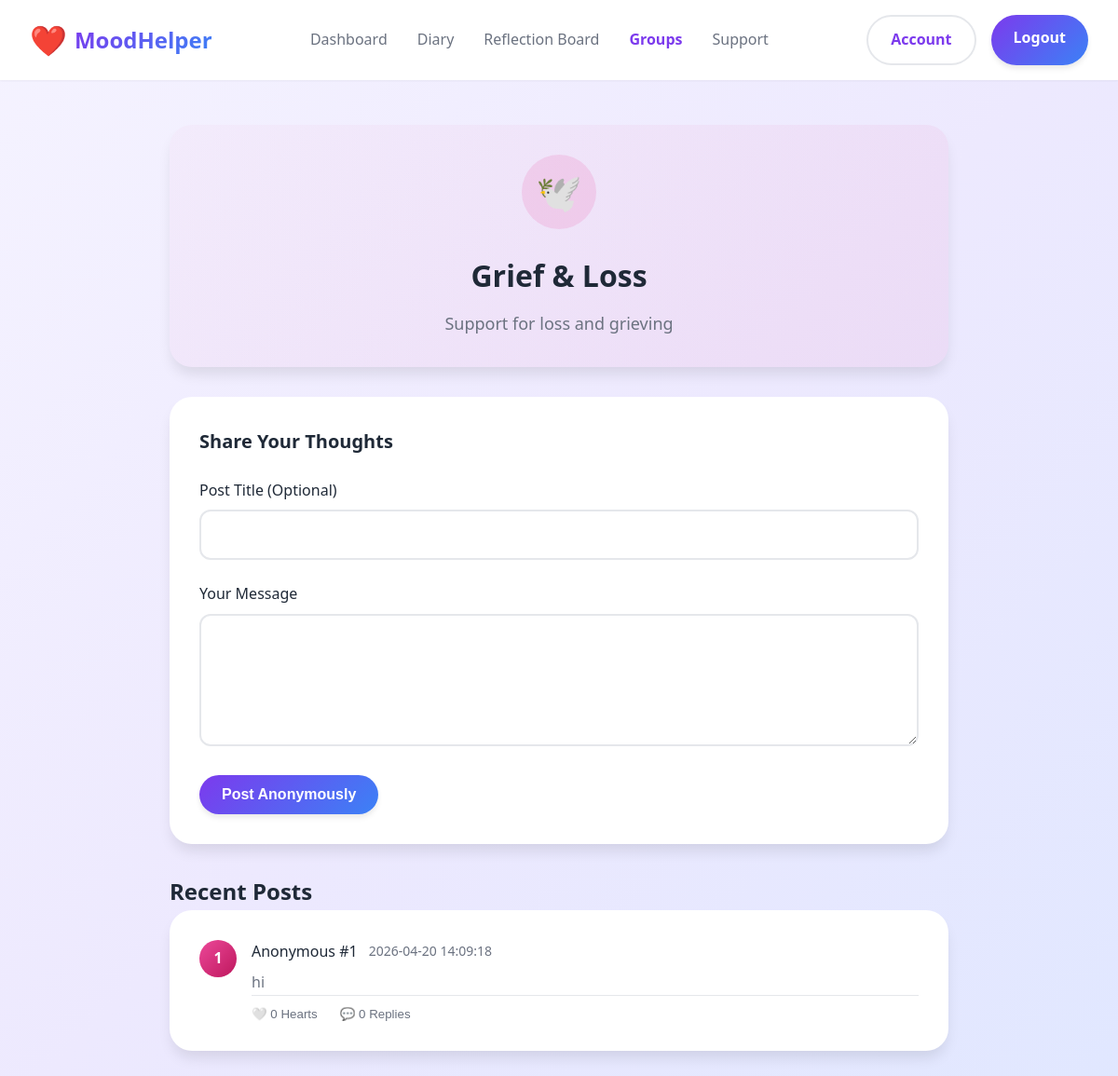
Screenshot of /group.php?id=2 (signed in) with the database file from the repository.
### tables this page shows
CREATE TABLE IF NOT EXISTS `user_groups` (
  `group_id` int NOT NULL AUTO_INCREMENT,
  `name` varchar(100) NOT NULL,
  `description` text,
  `icon` varchar(50) DEFAULT NULL,
  PRIMARY KEY (`group_id`)
);

CREATE TABLE IF NOT EXISTS `group_posts` (
  `post_id` int NOT NULL AUTO_INCREMENT,
  `group_id` int NOT NULL,
  `user_id` int NOT NULL,
  `title` varchar(255) DEFAULT NULL,
  `content` text NOT NULL,
  `created_at` datetime DEFAULT CURRENT_TIMESTAMP,
  `hearts_count` int DEFAULT '0',
  `replies_count` int DEFAULT '0',
  PRIMARY KEY (`post_id`),
  KEY `group_id` (`group_id`)
);

### group.php (the view, shortened to what this page needs)
<?php
$conn = new mysqli("localhost", "root", "", "moodhelperdb");
$group_id = $_GET['id'] ?? 0;
$stmt = $conn->prepare("SELECT * FROM user_groups WHERE group_id=?");
$stmt->bind_param("i", $group_id);
$stmt->execute();
$group = $stmt->get_result()->fetch_assoc();
$posts = $conn->prepare("
    SELECT * FROM group_posts
    WHERE group_id=?
    ORDER BY created_at DESC
");
$posts->bind_param("i", $group_id);
$posts->execute();
$posts = $posts->get_result();
$posts_data = [];
while ($post = $posts->fetch_assoc()) {
    $posts_data[] = $post;
}
$posts = $posts_data;
$liked_posts = [];
$anon_maps = [];
foreach ($posts as $post) {
    $post_id = $post['post_id'];
    $map = [];
    $counter = 1;
    $map[$post['user_id']] = $counter++;
    $anon_maps[$post_id] = $map;
}
?>
<!DOCTYPE html>
<html lang="en">
<head>
<link rel="stylesheet" href="css/styles.css">
</head>
<body>
<nav class="navbar">
<div class="container">
<a href="dashboard.php" class="logo">
<span class="logo-icon">❤️</span>
<span class="logo-text">MoodHelper</span>
</a>
<ul class="nav-links">
<li><a href="dashboard.php">Dashboard</a></li>
<li><a href="diary.php">Diary</a></li>
<li><a href="reflection-board.php">Reflection Board</a></li>
<li><a href="groups.php" class="active">Groups</a></li>
<li><a href="mood-support.php">Support</a></li>
</ul>
<div class="nav-buttons">
<a href="account.php" class="btn btn-secondary">Account</a>
<a href="Backend/logout.php" class="btn btn-primary">Logout</a>
</div>
</div>
</nav>
<div class="container" style="padding: 3rem 2rem; max-width: 900px;">
<div class="card" style="margin-bottom: 2rem; background: linear-gradient(135deg, rgba(236,72,153,0.03), rgba(236,72,153,0.08));">
<div style="text-align:center;">
    <div style="width:80px;height:80px;margin:0 auto 1.5rem;background:rgba(236,72,153,0.15);border-radius:50%;display:flex;align-items:center;justify-content:center;font-size:2.5rem;">
        <?php echo htmlspecialchars($group['icon']); ?>
    </div>
    <h1 style="font-size:2rem;margin-bottom:0.75rem;">
        <?php echo htmlspecialchars($group['name']); ?>
    </h1>
    <p style="color:var(--text-secondary);font-size:1.125rem;max-width:600px;margin:0 auto;">
        <?php echo htmlspecialchars($group['description']); ?>
    </p>
</div>
</div>
<div class="card" style="margin-bottom: 2rem;">
<h3 style="font-size:1.25rem;margin-bottom:1.5rem;">Share Your Thoughts</h3>
<form method="POST">
<div class="form-group">
<label>Post Title (Optional)</label>
<input type="text" name="title" class="form-control">
</div>
<div class="form-group">
<label>Your Message</label>
<textarea name="content" class="form-control" rows="5" required></textarea>
</div>
<button class="btn btn-primary">Post Anonymously</button>
</form>
</div>
<div style="margin-bottom:2rem;">
<h2>Recent Posts</h2>
<?php foreach ($posts as $post): ?>
    <?php
        $post_id = $post['post_id'];
        $is_liked = isset($liked_posts[$post_id]);
        $map = $anon_maps[$post_id];
        $author_number = $map[$post['user_id']];
    ?>
    <div class="card" style="margin-bottom:1.5rem;">
        <div style="display:flex;gap:1rem;">
            <div style="width:40px;height:40px;background:linear-gradient(135deg,#ec4899,#be185d);border-radius:50%;display:flex;align-items:center;justify-content:center;color:white;font-weight:600;">
                <?= $author_number ?>
            </div>
            <div style="flex:1;">
                <div style="display:flex;align-items:center;gap:0.75rem;margin-bottom:0.5rem;">
                    <span>Anonymous #<?= $author_number ?></span>
                    <span style="color:var(--text-secondary);font-size:0.875rem;">
                        <?php echo htmlspecialchars($post['created_at']); ?>
                    </span>
                </div>
                <p style="color:var(--text-secondary);">
                    <?php echo nl2br(htmlspecialchars($post['content'])); ?>
                </p>
                <div style="display:flex;gap:1.5rem;align-items:center;padding-top:0.75rem;border-top:1px solid var(--border-light);">
                    <button
                        type="button"
                        class="heart-btn"
                        data-post-id="<?php echo $post_id; ?>"
                        style="background:none;border:none;color:var(--text-secondary);cursor:pointer;"
                    >
                        <span id="heart-icon-<?php echo $post_id; ?>">
                            <?php echo $is_liked ? '❤️' : '🤍'; ?>
                        </span>
                        <span id="heart-count-<?php echo $post_id; ?>">
                            <?php echo $post['hearts_count']; ?>
                        </span> Hearts
                    </button>
                    <button type="button"
                        onclick="toggleReplies(<?php echo $post_id; ?>)"
                        style="background:none;border:none;color:var(--text-secondary);cursor:pointer;">
                        💬 <?php echo $post['replies_count']; ?> Replies
                    </button>
                </div>
            </div>
        </div>
    </div>
<?php endforeach; ?>
</div>
</div>
</body>
</html>

### css/styles.css (style rules this page uses)
* { margin: 0; padding: 0; box-sizing: border-box; }
:root { --primary-purple: #7c3aed; --primary-blue: #3b82f6; --secondary-purple: #a78bfa; --secondary-blue: #60a5fa; --background-light: #f8f7ff; --background-gradient: linear-gradient(135deg, #f5f3ff 0%, #ede9fe 50%, #e0e7ff 100%); --text-primary: #1f2937; --text-secondary: #6b7280; --white: #ffffff; --border-light: #e5e7eb; --shadow-sm: 0 1px 2px 0 rgba(0, 0, 0, 0.05); --shadow-md: 0 4px 6px -1px rgba(0, 0, 0, 0.1); --shadow-lg: 0 10px 15px -3px rgba(0, 0, 0, 0.1); --shadow-xl: 0 20px 25px -5px rgba(0, 0, 0, 0.1); --calm-bg: linear-gradient(135deg, #f0fdf4 0%, #dcfce7 50%, #dbeafe 100%); --calm-primary: #10b981; --calm-secondary: #6ee7b7; --calm-text: #064e3b; }
body { font-family: 'Segoe UI', Tahoma, Geneva, Verdana, sans-serif; background: var(--background-gradient); color: var(--text-primary); line-height: 1.6; min-height: 100vh; }
.navbar { background: var(--white); box-shadow: var(--shadow-sm); position: sticky; top: 0; z-index: 1000; padding: 1rem 0; }
.navbar .container { max-width: 1200px; margin: 0 auto; padding: 0 2rem; display: flex; justify-content: space-between; align-items: center; }
.logo { display: flex; align-items: center; gap: 0.5rem; text-decoration: none; }
.logo-icon { font-size: 2rem; }
.logo-text { font-size: 1.5rem; font-weight: 600; background: linear-gradient(135deg, var(--primary-purple), var(--primary-blue)); -webkit-background-clip: text; -webkit-text-fill-color: transparent; background-clip: text; }
.nav-links { display: flex; gap: 2rem; list-style: none; align-items: center; }
.nav-links a { text-decoration: none; color: var(--text-secondary); font-weight: 500; transition: color 0.3s ease; }
.nav-links a.active { color: var(--primary-purple); font-weight: 600; }
.nav-buttons { display: flex; gap: 1rem; }
.btn { padding: 0.75rem 1.5rem; border: none; border-radius: 2rem; font-weight: 600; cursor: pointer; transition: all 0.3s ease; text-decoration: none; display: inline-block; font-size: 1rem; }
.btn-primary { background: linear-gradient(135deg, var(--primary-purple), var(--primary-blue)); color: var(--white); box-shadow: var(--shadow-md); }
.btn-secondary { background: transparent; color: var(--primary-purple); border: 2px solid var(--border-light); }
.container { max-width: 1200px; margin: 0 auto; padding: 0 2rem; }
.form-group { margin-bottom: 1.5rem; }
.form-group label { display: block; margin-bottom: 0.5rem; font-weight: 500; color: var(--text-primary); }
.form-control { width: 100%; padding: 0.875rem 1rem; border: 2px solid var(--border-light); border-radius: 0.75rem; font-size: 1rem; transition: all 0.3s ease; font-family: inherit; }
textarea.form-control { resize: vertical; min-height: 120px; }
.card { background: var(--white); border-radius: 1.5rem; padding: 2rem; box-shadow: var(--shadow-lg); }

### rows the page displays
user_groups: icon "🕊️", name "Grief & Loss", description "Support for loss and grieving"
group_posts: author_number "1", created_at "2026-04-20 14:09:18", content "hi", hearts_count "0", replies_count "0"
